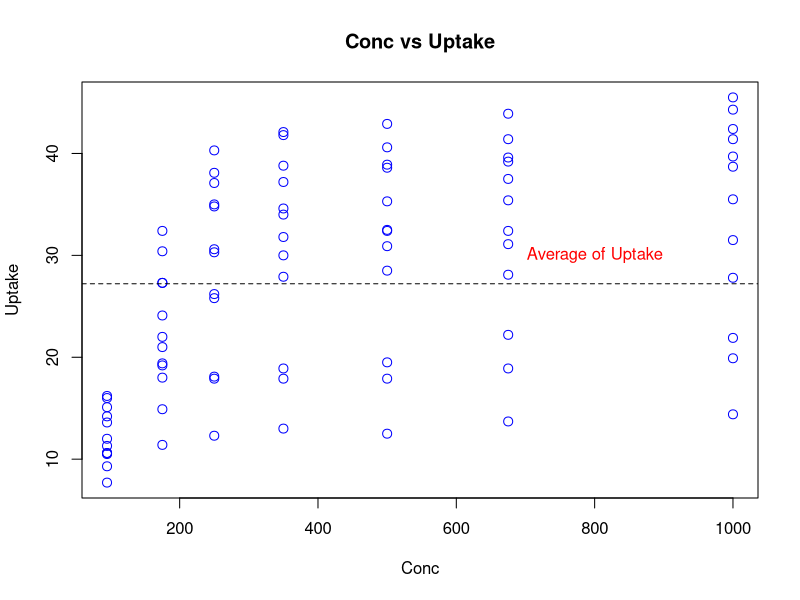
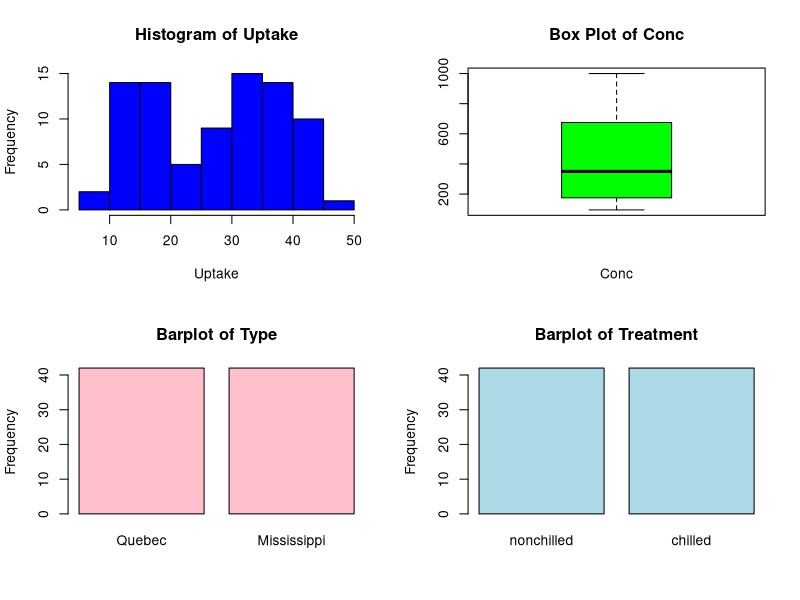
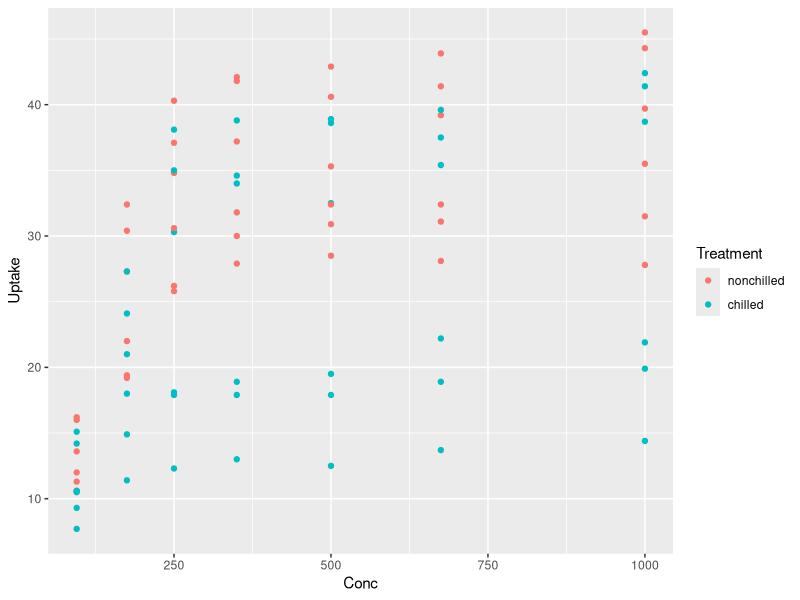
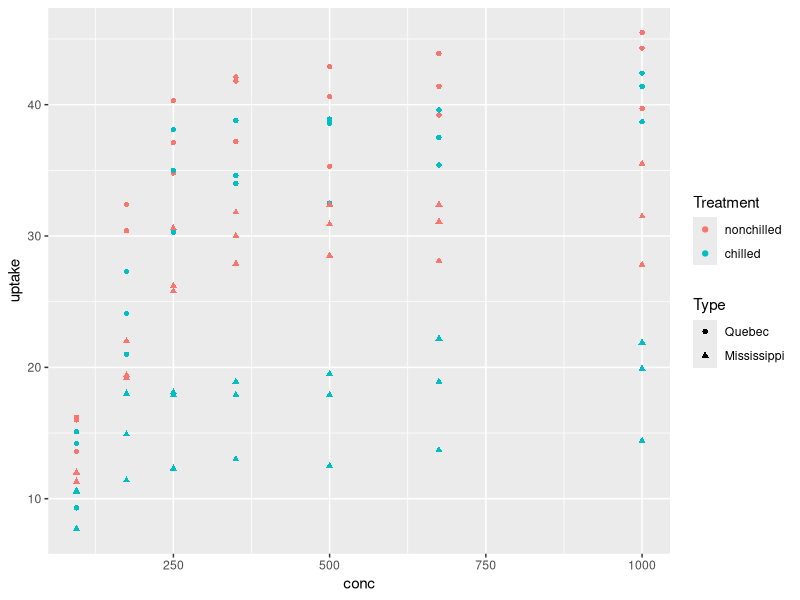
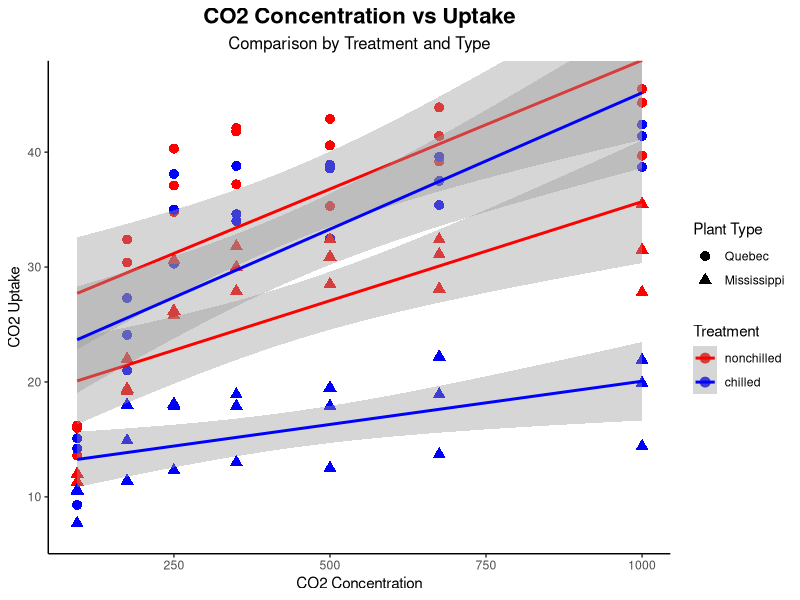
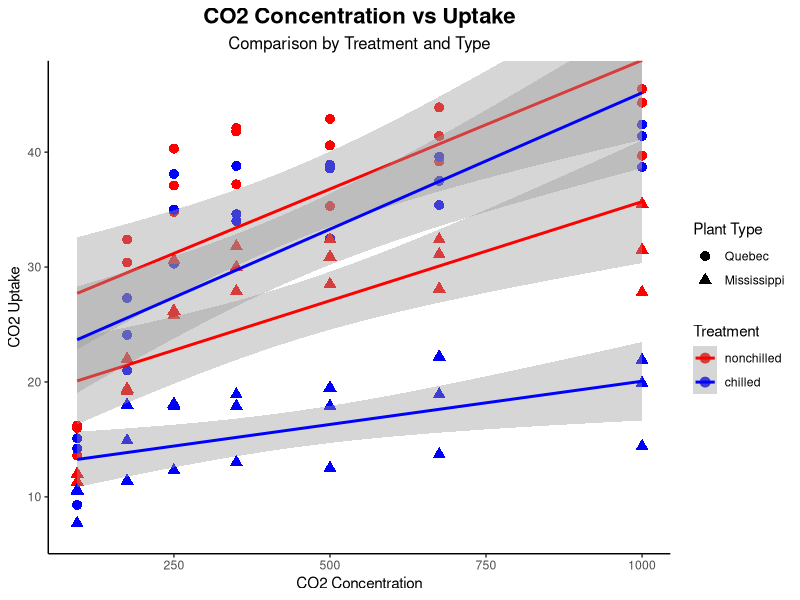

Generate these figures, in order, with R:
## ---- chunk 1
#| include: false
library(ggplot2)
library(tidyverse)
## ---- chunk 2
#| echo: True
nilai_raw <- data.frame(
  Nama = c("Andi", "Budi", "Citra", "Dewi", "Andi"),
  Matematika = c(80,90, NA, 75, 80),
  Statistika = c(85, 88, 78, "-", 85),
  Umur = c(21, 20, 22, 21, 21),
  stringsAsFactors = FALSE
)
nilai_raw
## ---- chunk 3
#| echo: True
sum(is.na(nilai_raw))
## ---- chunk 4
#| echo: True

nilai_raw$Statistika[nilai_raw$Nama == "Dewi" & nilai_raw$Statistika == "-"] <- NA

nilai_raw$Statistika <-as.numeric(nilai_raw$Statistika)

nilai_raw
sum(is.na(nilai_raw))

## ---- chunk 5
#| echo: True
nilai_raw$Statistika[is.na(nilai_raw$Statistika)] <- round(mean(nilai_raw$Statistika, na.rm = TRUE), 2)

nilai_raw
## ---- chunk 6
#| echo: True

nilai_raw$Status_Umur <- ifelse (nilai_raw$Umur >= 21, "Dewasa", "Muda")
nilai_raw
## ---- chunk 7
#| echo: True
#cek baris duplikat
nilai_raw[duplicated(nilai_raw),]

#hapus baris duplikat
nilai_bersih <- unique(nilai_raw)
nilai_bersih
## ---- chunk 8
#| echo: True
write.csv(nilai_bersih, file = "nilai_bersih.csv", row.names = FALSE)
## ---- chunk 9
#| echo: True
profil <- data.frame(
  No = 1:10,
  gender = c("f","f","f","m","m","f","m","m","f","m"),
  v1 = c(8,15,8,14,8,10,9,9,10,12),
  v2 = c(9, 8, 13, 9, 2, 6, 9, 10, 13, 10),
  v3 = c(5, 9, 12, 8, 9, 10, 7, 8, 6, 9),
  v4 = c(9, 5, 6, NA, 16, 9, 13, 10, 7, 8),
  v5 = c(9, 10, 7, 11, 8, 10, 9, 5, 10, 17),
  v6 = c(9, 8, 9, 10, 10, 10, 12, 10, 12, 7),
  v7 = c(5, 10, 14, 6, 8, 9, 10, 6, 13, 9),
  v8 = c(9, 12, 12, 11, 9, 7, 9, 12, 9, 10),
  v9 = c(11, 9, 12, 11, 8, 7, 11, 6, 6, 7),
  v10 = c(8, 15, 9, 8, 9, 11, 7, 8, 9, 7)
)
  
profil
## ---- chunk 10
#| echo: True

profil_subset <- profil[(profil$gender == "m" & profil$v1 > 9) | (profil$gender == "f" & profil$v3 <= 10), ]
profil_subset

## ---- chunk 11
#| echo: True
profil_filter<- profil_subset[order(-as.integer(factor(profil_subset$gender)), profil_subset$v5),]

profil_filter

  
## ---- chunk 12
#| echo: True

write.csv(profil_filter, file = "profil_filter.csv", row.names = FALSE)

## ---- chunk 13
#| echo: True
df_sales <- data.frame(
  id_toko = c("T1", "T2", "T3"),
  Minggu1 = c(120, 150, 95),
  Minggu2 = c(135, 140, 110)
)

df_info <- data.frame(
  id = c("T1", "T2", "T4"),
  Kota = c("Jakarta", "Bandung", "Surabaya")
)

## ---- chunk 14
#| echo: True
df_info
## ---- chunk 15
#| echo: True
df_sales
## ---- chunk 16
#| echo: True
#merge dua data frame

df_merge<-merge(df_sales,df_info,by.x="id_toko",by.y="id")
df_merge
## ---- chunk 17
#| echo: True
#mengubah ke data long

df_wide <- df_merge

data_long <- pivot_longer(
  df_wide,
  cols = c(Minggu1, Minggu2),
  names_to = "Waktu",
  values_to = "Penjualan"
)

data_long
## ---- chunk 18
#| echo: True

write.csv(profil_filter, file = "penjualan_long.csv", row.names = FALSE)
## ---- chunk 19
#| echo: True
# Cek data dan bentuk data. 

CO2
glimpse(CO2)
names(CO2)
## ---- chunk 20
#| echo: True
# Melakukan penyesuaian data untuk plotting.

Plant <- factor(CO2$Plant, ordered=TRUE)
Type <- as.factor(CO2$Type)
Treatment <- as.factor(CO2$Treatment)
Conc <- CO2$conc
Uptake <- CO2$uptake
## ---- chunk 21
#| echo: True
#Melakukan Plotting dari Conc vs Uptake

plot(
  x = Conc,
  y = Uptake,
  pch = 1,
  cex = 1.2,
  col = "Blue",
  main = "Conc vs Uptake",
  xlab = "Conc",
  ylab = "Uptake"
)
abline(h=mean(CO2$uptake),lty=2)
text(y=30,x=800, "Average of Uptake",col = "Red")
## ---- chunk 22
#| echo: True
# Inisialisasi tempat dari ke 4 grafik atau par. 

par(mfrow = c(2,2))

hist(Uptake, main = "Histogram of Uptake", xlab = "Uptake", col = "Blue")

boxplot(Conc, main = "Box Plot of Conc", xlab = "Conc", col = "Green")

barplot(table(CO2$Type),
        main = "Barplot of Type",
        ylab = "Frequency",
        col="pink")

barplot(table(CO2$Treatment),
        main = "Barplot of Treatment",
        ylab = "Frequency",
        col="lightblue")

## ---- chunk 23
#| echo: True
qplot(
  x = Conc,
  y = Uptake,
  colour = Treatment,
  data = CO2
)

ggplot(
  data = CO2,
  aes(
    x = conc,
    y = uptake,
    color = Treatment,
    shape = Type
  )
) +
  geom_point()
## ---- chunk 24
#| echo: True
grafik_final <- ggplot(
  data = CO2,
  aes(
    x = conc,
    y = uptake,
    color = Treatment,
    shape = Type
  )
) + 
  geom_point(size=3) +
  stat_smooth(
    method = "lm"
  ) +
  scale_color_manual(
    values = c("red","blue")
  ) + coord_cartesian(
    xlim = c(94, 1000),
    ylim = c(7, 46)
  ) + labs(
    title = "CO2 Concentration vs Uptake",
    subtitle = "Comparison by Treatment and Type",
    x = "CO2 Concentration",
    y = "CO2 Uptake",
    color = "Treatment",
    shape = "Plant Type"
  ) +
  theme_classic() +
  theme(
    plot.title = element_text(hjust = 0.5, face = "bold", size = 16),
    plot.subtitle = element_text(hjust = 0.5, size = 12)
  )

grafik_final
## ---- chunk 25
#| echo: True
ggsave(
  filename ="co2_uptake_visualisasi.png",
  plot = grafik_final)
